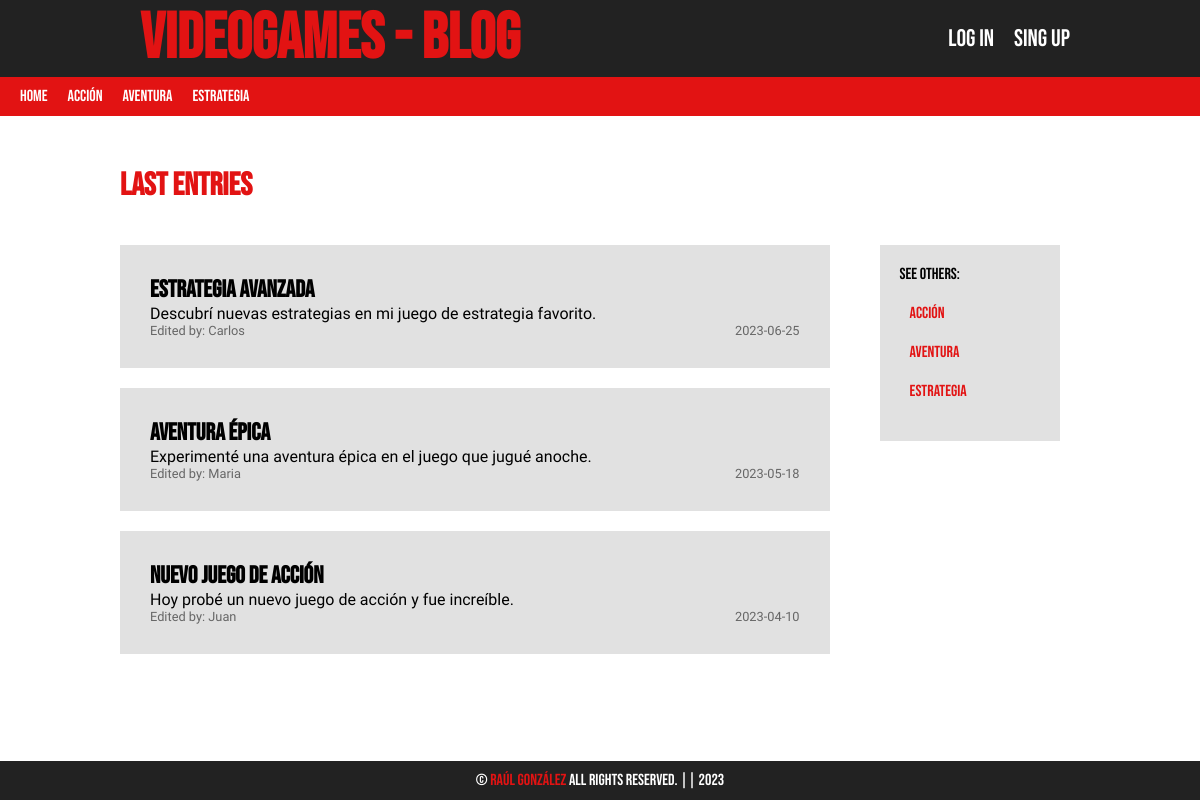
Before: / with the older database file.
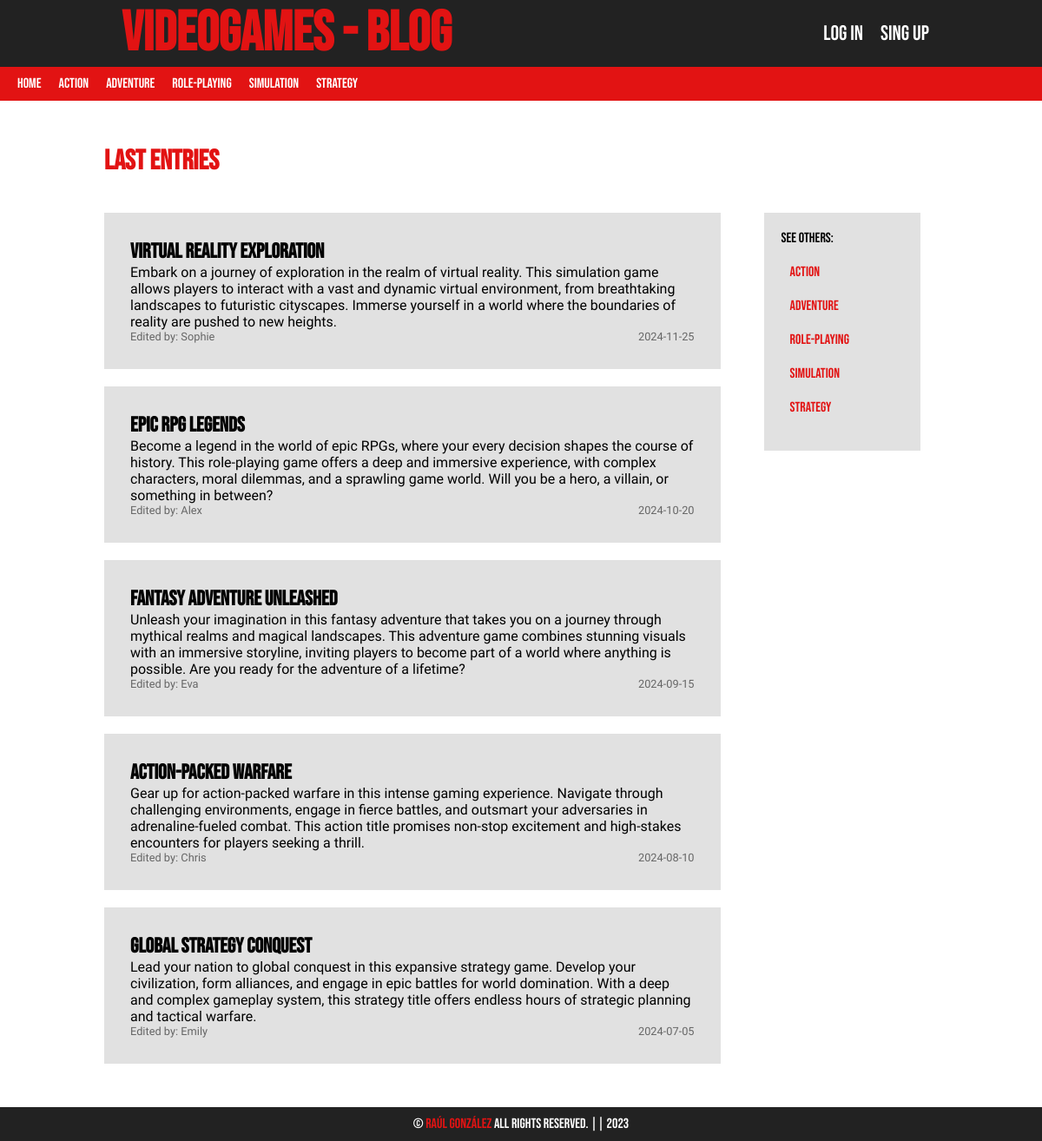
After: the same page with the newer database file.
### tables this page shows
CREATE TABLE IF NOT EXISTS categories (
    id INT(255) AUTO_INCREMENT NOT NULL,
    name VARCHAR(100),
    CONSTRAINT pk_categories PRIMARY KEY (id)
);

CREATE TABLE IF NOT EXISTS entries (
    id INT(255) AUTO_INCREMENT NOT NULL,
    user_id INT(255) NOT NULL,
    category_id INT(255) NOT NULL,
    title VARCHAR(255) NOT NULL,
    description MEDIUMTEXT,
    date DATE NOT NULL,
    CONSTRAINT pk_entries PRIMARY KEY (id),
    CONSTRAINT fk_entry_user FOREIGN KEY (user_id) REFERENCES users (id),
    CONSTRAINT fk_entry_category FOREIGN KEY (category_id) REFERENCES categories (id) ON DELETE NO ACTION
);

CREATE TABLE IF NOT EXISTS users (
    id INT(255) AUTO_INCREMENT NOT NULL,
    name VARCHAR(100) NOT NULL,
    last_name VARCHAR(100) NOT NULL,
    email VARCHAR(255) NOT NULL,
    password VARCHAR(255) NOT NULL,
    date DATE NOT NULL,
    CONSTRAINT pk_users PRIMARY KEY (id),
    CONSTRAINT uq_email UNIQUE (email)
);

### Lib/Pages.php (called while the page is built, shortened)
<?php
class Pages
{
    public function render(string $pageName, array $params = null): void{
        require_once "Views/layout/header.php";
        require_once "Views/$pageName.php";
        require_once "Views/layout/footer.php";
    }
}

### Controllers/CategoryController.php (called while the page is built, shortened)
<?php
class CategoryController{
    private Pages $pages;
    private Category $Category;
    public function __construct(){
        $this->pages = new Pages();
        $this->Category = new Category();
    }
    public function getAll(): ?array{
        return  $this->Category->getAll();
    }
    public function showLastEntries(){
        $entries = $this->Category->showLastEntries();
        $this->pages->render("Category/showLastEntries", ["entries" => $entries]);
    }
}

### index.php (called while the page is built, shortened)
<?php
require_once "AutoLoad.php";
FrontController::main();

### Lib/DataBase.php (called while the page is built, shortened)
<?php
class DataBase{
    private $connection;
    private mixed $result;
    function __construct(
        private string $server = SERVER,
        private string $user = USER,
        private string $pass = PASSWORD,
        private string $database= DATABASE
    ){
        $this->connection = $this->connect();
    }
    private function connect(): PDO {
        try {
            $options = array(
                PDO::MYSQL_ATTR_INIT_COMMAND => "SET NAMES Utf8",
                PDO::MYSQL_ATTR_FOUND_ROWS => true
            );
            $connection = new PDO("mysql:host={$this->server};dbname={$this->database}", $this->user, $this->pass, $options);
            return $connection;
        } catch(PDOException $e){
            echo "There has been an error, and it's not possible to connect to the database. Details: " . $e->getMessage();
            exit;
        }
    }
    public function query(string $consultasQL): void
    {
        $this->result = $this->connection->query($consultasQL);
    }
    public function extractAll(): array
    {
        return $this->result->fetchAll(PDO::FETCH_ASSOC);
    }
    public function close(){
        if ($this->connection !== null) {
            $this->connection = null;
        }
    }
}

### Models/Category.php (called while the page is built, shortened)
<?php
class Category {
    private CategoryRepository $CategoryRepository;
    public function __construct(){
        $this->CategoryRepository = new CategoryRepository();
    }
    public function getAll(): ?array{
        return  $this->CategoryRepository->getAll();
    }
    public function showLastEntries(){
        return $this->CategoryRepository->showLastEntries();
    }
}

### Repositories/CategoryRepository.php (called while the page is built, shortened)
<?php
class CategoryRepository
{
    private DataBase $connection;
    function __construct()
    {
        $this->connection = new DataBase();
    }
    public function getAll(): ? array{
        $this->connection->query("SELECT * FROM categories ORDER BY id ASC");
        $categories = $this->connection->extractAll();
        return $categories;
    }
    public function showLastEntries(){
        $this->connection->query("SELECT * FROM entries ORDER BY id DESC  LIMIT 5");
        $entries = $this->connection->extractAll();
        return $entries;
    }
}

### AutoLoad.php (called while the page is built, shortened)
<?php
spl_autoload_register (function ($clase) {
    $directorio_clase = str_replace('\\', '/', $clase);
});

### Controllers/UserController.php (called while the page is built, shortened)
<?php
class UserController{
    public function getUserFromId($user_id){
        $this->userRepository = new UserRepository();
        return $this->userRepository->getUserFromId($user_id);
    }
}

### Repositories/UserRepository.php (called while the page is built, shortened)
<?php
class UserRepository
{
    private DataBase $connection;
    function __construct()
    {
        $this->connection = new DataBase();
    }
    public function getUserFromId($user_id){
        $this->connection->query("SELECT name FROM users WHERE id=$user_id");
        $user_id = $this->connection->extractAll();
        return $user_id;
    }
}

### Views/Category/showLastEntries.php (the view, shortened to what the changed rows need)
<?php
    $userController = new UserController();
?>
<?php if(isset($entries)) : ?>
    <h1>Last Entries</h1>
        <div class="showEntries">
            <div class="entries">
            <?php if(count($entries) > 0) : ?>
                <?php foreach($entries as $entry) : ?>
                    <div class="entry">
                        <div>
                            <h2><?=$entry['title']?></h2>
                            <p><?=$entry['description']?></p>
                        </div>
                        <div class="entry-dateUser">
                            <p>Edited by: <?= $userController->getUserFromId($entry['user_id'])[0]["name"]?></p>
                            <p><?=$entry['date']?></p>
                        </div>
                    </div>
                <?php endforeach; ?>
            <?php endif ?>
            </div>
            <div class="aside">
                <ul>
                    <?php foreach($categories as $categorie): ?>
                        <li>
                        <a href="<?=BASE_URL?>Category/showEntriesFromCategorie/?category_id=<?=$categorie['id']?>&category_name=<?=$categorie['name']?>"><?=$categorie['name']?></a>
                        </li>
                    <?php endforeach; ?>
                </ul>
            </div>
        </div>
        <?php else : ?>
    <p>afafd</p>
<?php endif; ?>

### Views/Layout/Header.php (shortened to what the changed rows need)
<?php
    $CategoryController = new CategoryController();
    $categories = $CategoryController->getAll();
?>
<!DOCTYPE html>
<html lang="en">
<head>
    <link rel="stylesheet" href="<?=BASE_URL?>Style/style.css">
</head>
<body>
    <header>
        <div class="header-top">
            <h1><a href="<?=BASE_URL?>">VideoGames - Blog</a></h1>
        </div>
        <div class="header-bottom">
            <nav>
                <ul>
                    <?php foreach($categories as $categorie): ?>
                        <li>
                        <a href="<?=BASE_URL?>Category/showEntriesFromCategorie/?category_id=<?=$categorie['id']?>&category_name=<?=$categorie['name']?>"><?=$categorie['name']?></a>
                        </li>
                    <?php endforeach; ?>
                </ul>
            </nav>
        </div>
    </header>
    <main>

Changed rows visible on the page:
no longer on this page (row edited): entries: title "Estrategia avanzada", description "Descubrí nuevas estrategias en mi juego de estrategia favorito.", user.name "Carlos", date "2023-06-25"
no longer on this page (row edited): entries: title "Aventura épica", description "Experimenté una aventura épica en el juego que jugué anoche.", user.name "Maria", date "2023-05-18"
no longer on this page (row edited): entries: title "Nuevo juego de acción", description "Hoy probé un nuevo juego de acción y fue increíble.", user.name "Juan", date "2023-04-10"
changed categories: name "Acción" → "Action"
changed categories: name "Aventura" → "Adventure"
changed categories: name "Estrategia" → "Role-playing"
added categories: name "Simulation"
added categories: name "Strategy"
added entries: title "Virtual Reality Exploration", description "Embark on a journey of exploration in the realm of virtual reality. This simulation game allows players to interact with a vast and dynamic virtual environment, from breathtaking landscapes to futuristic cityscapes. Immerse yourself in a world where the boundaries of reality are pushed to new heights.", user.name "Sophie", date "2024-11-25"
added entries: title "Epic RPG Legends", description "Become a legend in the world of epic RPGs, where your every decision shapes the course of history. This role-playing game offers a deep and immersive experience, with complex characters, moral dilemmas, and a sprawling game world. Will you be a hero, a villain, or something in between?", user.name "Alex", date "2024-10-20"
added entries: title "Fantasy Adventure Unleashed", description "Unleash your imagination in this fantasy adventure that takes you on a journey through mythical realms and magical landscapes. This adventure game combines stunning visuals with an immersive storyline, inviting players to become part of a world where anything is possible. Are you ready for the adventure of a lifetime?", user.name "Eva", date "2024-09-15"
added entries: title "Action-Packed Warfare", description "Gear up for action-packed warfare in this intense gaming experience. Navigate through challenging environments, engage in fierce battles, and outsmart your adversaries in adrenaline-fueled combat. This action title promises non-stop excitement and high-stakes encounters for players seeking a thrill.", user.name "Chris", date "2024-08-10"
added entries: title "Global Strategy Conquest", description "Lead your nation to global conquest in this expansive strategy game. Develop your civilization, form alliances, and engage in epic battles for world domination. With a deep and complex gameplay system, this strategy title offers endless hours of strategic planning and tactical warfare.", user.name "Emily", date "2024-07-05"
